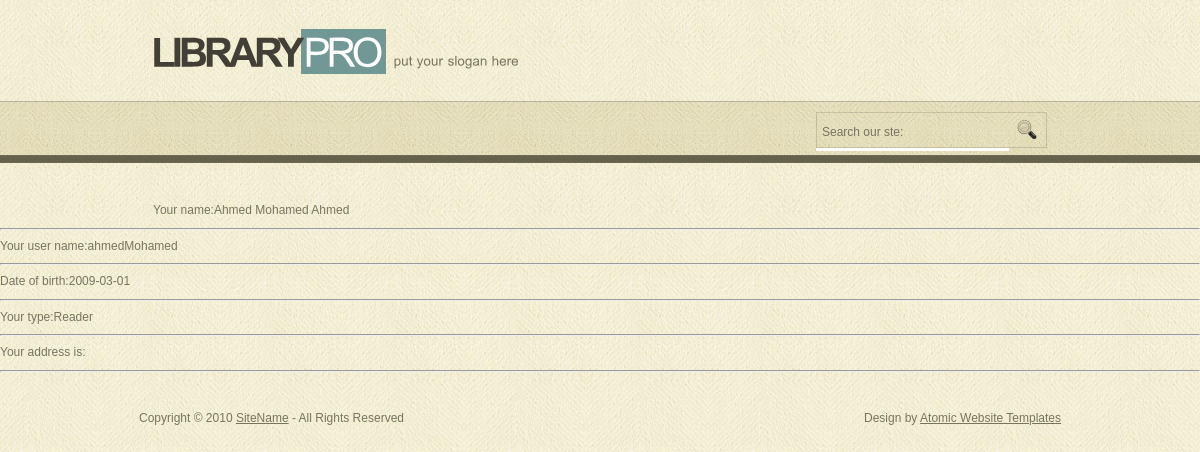
/myprofile.php (signed in), run on an earlier commit of the app's database.
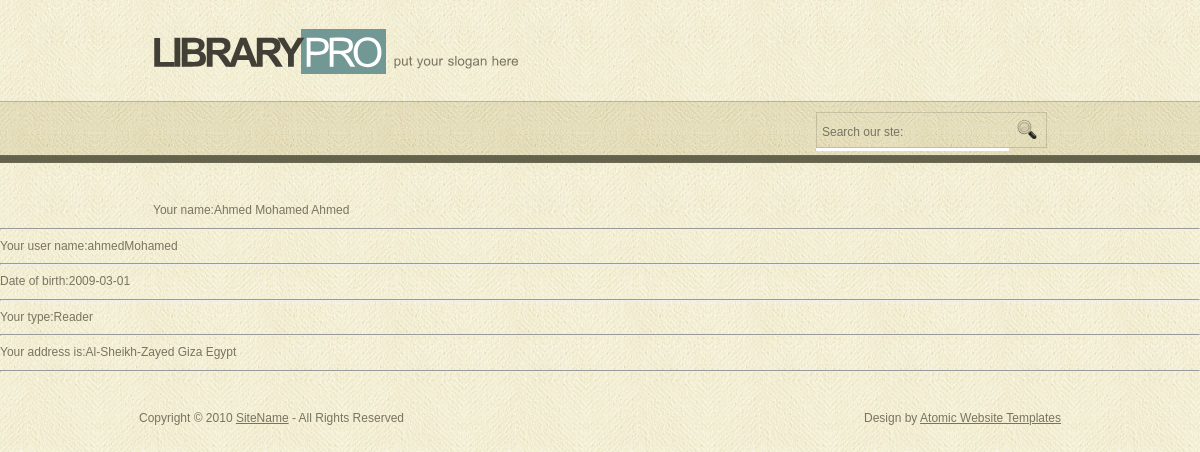
And on a later commit of the database.
### tables this page shows
CREATE TABLE `user` (
  `id` int(11) NOT NULL,
  `fullName` varchar(222) NOT NULL,
  `dateOfBirth` date NOT NULL,
  `userTypeId` int(11) NOT NULL,
  `password` varchar(222) NOT NULL,
  `userName` varchar(222) NOT NULL,
  `cityid` int(11) NOT NULL
);

CREATE TABLE `usertype` (
  `id` int(11) NOT NULL,
  `name` varchar(222) NOT NULL
);

CREATE TABLE `address` (
  `Id` int(11) NOT NULL,
  `name` varchar(255) NOT NULL,
  `parentid` int(11) NOT NULL
);

### myprofile.php (the view, shortened to what this page needs)
<?php
include_once "header.php";
$userId = $_SESSION["id"];
echo "Your name:";
$sql= "SELECT * FROM user WHERE id = $userId";
$userInfoDS = $conn->query($sql);
$userInfoobj = $userInfoDS->fetch_assoc();
$fullName =$userInfoobj["fullName"];
echo $fullName ;
echo "<hr>";
echo "Your user name:";
$sql= "SELECT * FROM user WHERE id = $userId";
$userInfoDS = $conn->query($sql);
$userInfoobj = $userInfoDS->fetch_assoc();
$UserName =$userInfoobj["userName"];
echo $UserName ;
echo "<hr>";
echo "Date of birth:";
$sql= "SELECT * FROM user WHERE id = $userId";
$userInfoDS = $conn->query($sql);
$userInfoobj = $userInfoDS->fetch_assoc();
$BirthDate =$userInfoobj["dateOfBirth"];
echo $BirthDate ;
echo "<hr>";
echo "Your type:";
$sql= "SELECT * FROM user WHERE id = $userId";
$userInfoDS = $conn->query($sql);
$userInfoobj = $userInfoDS->fetch_assoc();
$UserTypeNum =$userInfoobj["userTypeId"];
$sql= "SELECT * FROM usertype WHERE id = $UserTypeNum";
$userInfoDS = $conn->query($sql);
$userInfoobj = $userInfoDS->fetch_assoc();
$UserType =$userInfoobj["name"];
echo $UserType ;
echo "<hr>";
echo "Your address is:";
$sql= "SELECT * FROM user WHERE id = $userId";
$userInfoDS = $conn->query($sql);
$userInfoobj = $userInfoDS->fetch_assoc();
$cityIdVar=$userInfoobj["cityid"];
while($cityIdVar != 0){
$sql2="SELECT * FROM address WHERE Id=$cityIdVar";
$addressdataset= $conn->query($sql2);
$firstrow = $addressdataset->fetch_assoc();
echo "$firstrow[name]  ";
$cityIdVar=$firstrow["parentid"];
}
echo "<hr>";
?>
<?php
include_once "footer.php";
?>

### header.php (shortened to what this page needs)
<!DOCTYPE html PUBLIC "-//W3C//DTD XHTML 1.0 Transitional//EN" "http://www.w3.org/TR/xhtml1/DTD/xhtml1-transitional.dtd">
<html xmlns="http://www.w3.org/1999/xhtml">
<head>
<link href="style.css" rel="stylesheet" type="text/css" />
</head>
<body>
<div class="main">
  <div class="header">
    <div class="header_resize">
      <div class="logo">
        <h1><a href="index.html">Library<span>Pro</span></a> <small>put your slogan here</small></h1>
      </div>
      <div class="menu_nav">
      </div>
      <div class="searchform">
        <form id="formsearch" name="formsearch" method="post" action="#">
          <span>
          <input name="editbox_search" class="editbox_search" id="editbox_search" maxlength="80" value="Search our ste:" type="text" />
          </span>
          <input name="button_search" src="images/search_btn.gif" class="button_search" type="image" />
        </form>
      </div>
    </div>
  </div>

### footer.php (shortened to what this page needs)
  <div class="footer">
    <div class="footer_resize">
      <p class="lr">Copyright &copy; 2010 <a href="#">SiteName</a> - All Rights Reserved</p>
      <p class="lf">Design by <a href="http://www.atomicwebsitetemplates.com/">Atomic Website Templates</a></p>
    </div>
  </div>
</div>
</body>
</html>

### style.css (style rules this page uses)
body { margin:0; padding:0; width:100%; color:#787460; font:normal 12px/1.8em Arial, Helvetica, sans-serif; background:url(images/main_bg.jpg) repeat center center; }
html, .main { padding:0; margin:0; }
.main { background:no-repeat center top; }
.logo { padding:27px 0; float:left; width:auto; }
h1 { margin:0; padding:0 0 0 38px; color:#413f36; font:bold 40px/1.2em Arial, Helvetica, sans-serif; letter-spacing:-4px; text-transform:uppercase; }
h1 span { padding:0 6px 1px 3px; color:#595959; font-weight:normal; color:#fff; background-color:#729896; }
h1 a, h1 a:hover { color:#413f36; text-decoration:none; }
h1 small { font:normal 13px/1.2em Arial, Helvetica, sans-serif; color:#787460; letter-spacing:normal; text-transform:none; }
p { margin:8px 0; padding:0 0 8px 0; font:normal 12px/1.8em Arial, Helvetica, sans-serif; }
a { color:#719794; text-decoration:underline; }
.header, .content, .menu_nav, .fbg, .footer, form, ol, ol li, ul, .content .mainbar, .content .sidebar { margin:0; padding:0; }
.header { background:url(images/header_bg.jpg) repeat-x center 101px; height:200px; }
.header_resize { margin:0 auto; padding:0; width:974px; height:200px; background:repeat-x center top; }
.menu_nav { float:left; margin:0; padding:0 0 20px 40px; height:79px; background:repeat-x center top; }
.footer_resize { margin:0 auto; padding:26px; width:922px; color:#787460; background:repeat-x center top; }
.footer a { color:#787460; text-decoration:underline; }
.footer .lf { margin:0; padding:4px 0; float:right; }
.footer .lr { margin:0; padding:4px 0; float:left; }
.searchform { float:right; }
#formsearch { margin:0; height:36px; padding:4px 40px 0 0; }
#formsearch span { display:block; margin:6px 0; padding:0; float:left; background:#fff url(images/search.gif) no-repeat top left; }
#formsearch input.editbox_search { margin:0; padding:11px 6px 10px; float:left; width:181px; border:none; background:none; font:normal 12px/1.5em Arial, Helvetica, sans-serif; color:#787460; }
#formsearch input.button_search { margin:6px 0 0 0; padding:0; border:none; float:left; }

What changed in the data, as far as the page shows it:
added address: name "Al-Sheikh-Zayed"
added address: name "Giza"
added address: name "Egypt"
